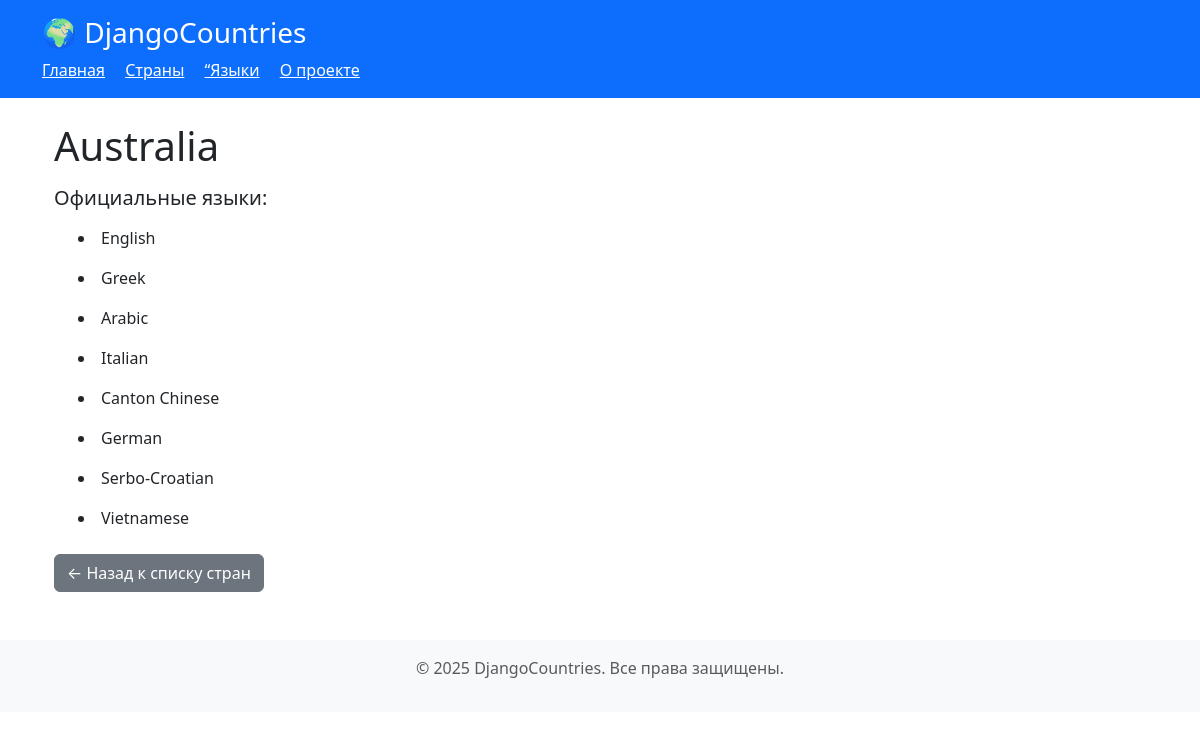
Screenshot of /countries/Australia/ with the database file from the repository.
### MainApp/models.py (models this page shows, shortened)
class Country(models.Model):
    name = models.CharField(max_length=100, unique=True)
    languages = models.ManyToManyField(Language, related_name='countries')

class Language(models.Model):
    name = models.CharField(max_length=100, unique=True)

### MainApp/views.py (the view)
# urls.py: path('countries/<str:country_name>/', views.country_detail, name='country-detail'),
def country_detail(request, country_name):
    country = get_object_or_404(Country, name=country_name)
    return render(request, 'country_detail.html', {'country': country})

### MainApp/templates/country_detail.html (shortened to what this page needs)
{% extends 'base.html' %}
{% block content %}
    <div class="container mt-4">
        <h1 class="mb-3">{{ country.name }}</h1>
        <h5>Официальные языки:</h5>
        <ul class="list-group">
            {% for lang in country.languages.all %}
                <li class="list-group-item custom-bullets">{{ lang.name }}</li>
            {% endfor %}
        </ul>
        <a href="{% url 'countries-list' %}" class="btn btn-secondary mt-3">← Назад к списку стран</a>
    </div>
{% endblock %}

### MainApp/templates/country_detail.html (style rules this page uses)
.custom-bullets { list-style-type: disc !important; list-style-position: inside !important; display: list-item !important; padding-left: 1.5em !important; background: transparent !important; border: none !important; }

### rows the page displays
Country: name "Australia"
Language: name "English"
Language: name "Greek"
Language: name "Arabic"
Language: name "Italian"
Language: name "Canton Chinese"
Language: name "German"
Language: name "Serbo-Croatian"
Language: name "Vietnamese"
